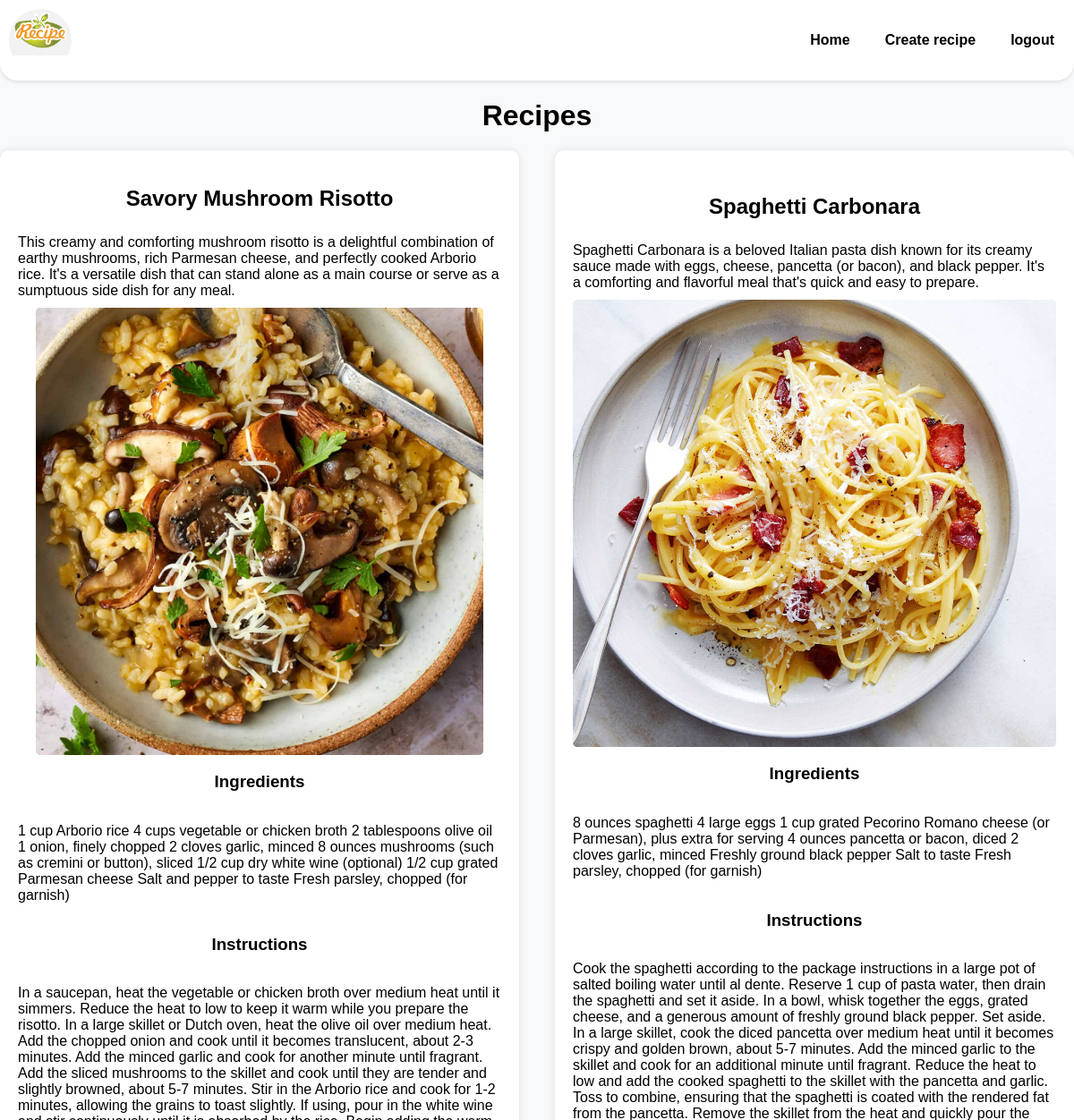
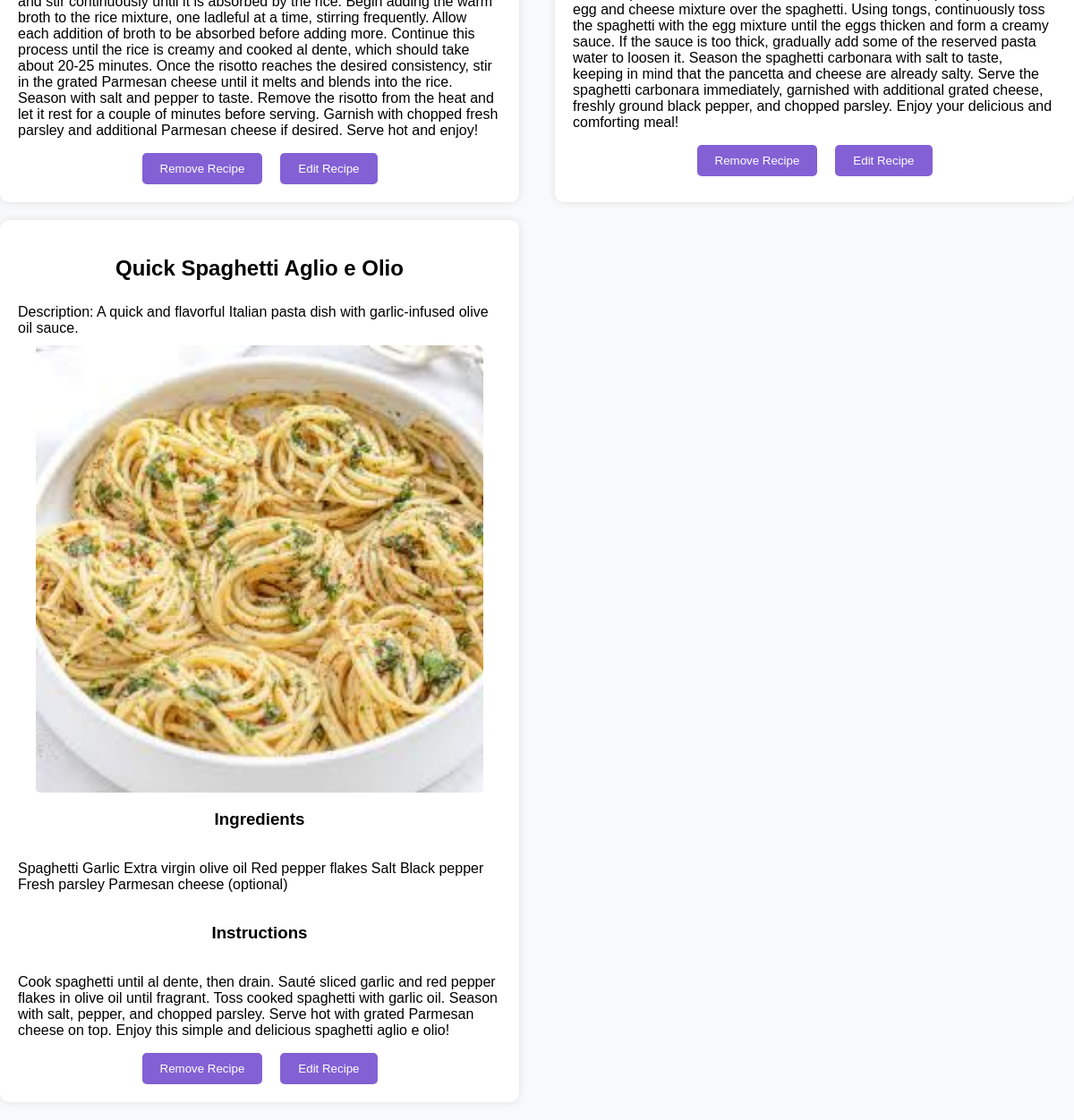
/home/, run on the app's committed database (2 pictures, top to bottom).
### home/models.py (models this page shows, shortened)
class Recipe(models.Model):
    user = models.ForeignKey(User, on_delete=models.CASCADE)
    title = models.CharField(max_length=100)
    description = models.TextField()
    ingredients = models.TextField()
    instructions = models.TextField()
    image = models.ImageField(upload_to='recipe_images/')
    created_at = models.DateTimeField(auto_now_add=True)

### home/views.py (the view)
# urls.py: path('home/', views.home, name='home'),
def home(request):
    recipes = Recipe.objects.all()
    return render(request, 'home.html', {'recipes': recipes})

### templates/home.html (shortened to what this page needs)
{% load static %}
<!DOCTYPE html>
<html lang="en">
<head>
</head>
<body>
    <nav class="navbar">
        <div class="navbar-logo">
            <img src="{% static 'recipe.png' %}" alt="Logo">
        </div>
        <ul class="navbar-menu">
            <li><a href="#">Home</a></li>
            <li><a href="{% url 'create_recipe' %}">Create recipe</a></li>
            <li><a href="{% url 'logout' %}">logout</a></li>
        </ul>
    </nav>
        <h1>Recipes</h1>
        <div class="container">
        {% for recipe in recipes %}
            <div class="recipe-box">
                <h2 class="recipe-title">{{ recipe.title }}</h2>
                <p class="recipe-description">{{ recipe.description }}</p>
                <img src="{{ recipe.image.url }}" alt="{{ recipe.title }}" class="recipe-image">
                <h3>Ingredients</h3>
                        <p>{{ recipe.ingredients }}</p>
                <h3>Instructions</h3>
                <p>{{ recipe.instructions }}</p>
                <div class="button-container">
                    <form method="post" action="{% url 'remove_recipe' %}">
                        <button type="submit" class="recipe-button remove-button">
                            Remove Recipe
                        </button>
                    </form>
                    <form method="get" action="{% url 'edit_recipe' %}">
                        <button type="submit" class="recipe-button edit-button">
                            Edit Recipe
                        </button>
                    </form>
                </div>
            </div>
        {% endfor %}
    </div>
</body>
</html>

### templates/home.html (style rules this page uses)
body { margin: 0; padding: 0; font-family: Arial, sans-serif; background-color: #f8f9fa; }
.container { display: flex; flex-wrap: wrap; justify-content: space-between; }
h1 { text-align: center; margin-bottom: 20px; }
.recipe-title { font-size: 24px; font-weight: bold; margin-bottom: 10px; }
.recipe-description { margin-bottom: 10px; }
.recipe-box { display: flex; flex-direction: column; justify-content: center; align-items: center; background-color: #fff; border-radius: 10px; box-shadow: 0 0 10px rgba(0, 0, 0, 0.1); margin-bottom: 20px; padding: 20px; box-sizing: border-box; width: calc(50% - 20px); }
.recipe-image { max-width: 100%; height: 500px; object-fit: cover; border-radius: 5px; }
.navbar { background-color: #fff; display: flex; justify-content: space-between; align-items: center; padding: 10px; border-radius: 0 0 20px 20px; box-shadow: 0 2px 4px rgba(0,0,0,0.1); }
.navbar-logo { width: 70px; height: 70px; border-radius: 50%; overflow: hidden; }
.navbar-logo img { width: 100%; height: auto; }
.navbar-menu { list-style-type: none; margin: 0; padding: 0; display: flex; justify-content: flex-end; }
.navbar-menu li { margin-left: 15px; }
.navbar-menu li a { text-decoration: none; color: #000; font-weight: bold; padding: 8px 12px; transition: background-color 0.3s; font-size: 16px; display: flex; align-items: center; }
.button-container { display: flex; justify-content: space-between; }
.recipe-button { background-color: #8360d4; color: white; border: none; padding: 10px 20px; border-radius: 5px; cursor: pointer; }
.remove-button { margin-right: 10px; }
.edit-button { margin-left: 10px; }

### data on the page
Recipe: title "Savory Mushroom Risotto", description "This creamy and comforting mushroom risotto is a delightful combination of earthy mushrooms, rich Parmesan cheese, and perfectly cooked Arborio rice. It's a versatile dish that can stand alone as a main course or serve as a sumptuous side dish for any meal.", image (picture), ingredients "1 cup Arborio rice 4 cups vegetable or chicken broth 2 tablespoons olive oil 1 onion, finely chopped 2 cloves garlic, minced 8 ounces mushrooms (such as cremini or button), sliced 1/2 cup dry white wine (optional) 1/2 cup grated Parmesan cheese Salt and pepper to taste Fresh parsley, chopped (for garnish)", instructions "In a saucepan, heat the vegetable or chicken broth over medium heat until it simmers. Reduce the heat to low to keep it warm while you prepare the risotto. In a large skillet or Dutch oven, heat the olive oil over medium heat. Add the chopped onion and cook until it becomes translucent, about 2-3 minutes. Add the minced garlic and cook for another minute until fragrant. Add the sliced mushrooms to the skillet and cook until they are tender and slightly browned, about 5-7 minutes. Stir in the Arborio rice and cook for 1-2 minutes, allowing the grains to toast slightly. If using, pour in the white wine and stir continuously until it is absorbed by the rice. Begin adding the warm broth to the…"
Recipe: title "Spaghetti Carbonara", description "Spaghetti Carbonara is a beloved Italian pasta dish known for its creamy sauce made with eggs, cheese, pancetta (or bacon), and black pepper. It's a comforting and flavorful meal that's quick and easy to prepare.", image (picture), ingredients "8 ounces spaghetti 4 large eggs 1 cup grated Pecorino Romano cheese (or Parmesan), plus extra for serving 4 ounces pancetta or bacon, diced 2 cloves garlic, minced Freshly ground black pepper Salt to taste Fresh parsley, chopped (for garnish)", instructions "Cook the spaghetti according to the package instructions in a large pot of salted boiling water until al dente. Reserve 1 cup of pasta water, then drain the spaghetti and set it aside. In a bowl, whisk together the eggs, grated cheese, and a generous amount of freshly ground black pepper. Set aside. In a large skillet, cook the diced pancetta over medium heat until it becomes crispy and golden brown, about 5-7 minutes. Add the minced garlic to the skillet and cook for an additional minute until fragrant. Reduce the heat to low and add the cooked spaghetti to the skillet with the pancetta and garlic. Toss to combine, ensuring that the spaghetti is coated with the rendered fat from the…"
Recipe: title "Quick Spaghetti Aglio e Olio", description "Description: A quick and flavorful Italian pasta dish with garlic-infused olive oil sauce.", image (picture), ingredients "Spaghetti Garlic Extra virgin olive oil Red pepper flakes Salt Black pepper Fresh parsley Parmesan cheese (optional)", instructions "Cook spaghetti until al dente, then drain. Sauté sliced garlic and red pepper flakes in olive oil until fragrant. Toss cooked spaghetti with garlic oil. Season with salt, pepper, and chopped parsley. Serve hot with grated Parmesan cheese on top. Enjoy this simple and delicious spaghetti aglio e olio!"
